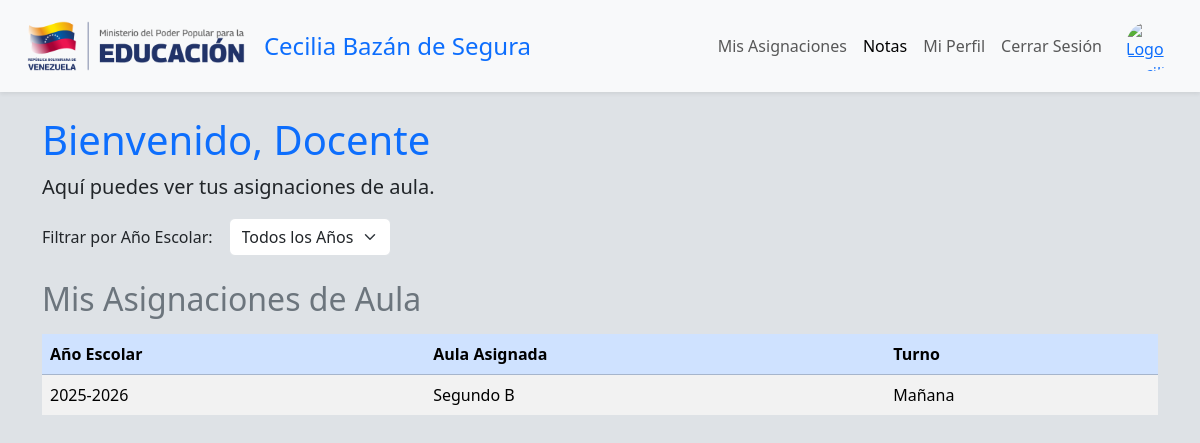
/dashboard_docente.php (signed in), run on the app's committed database.
### tables this page shows
CREATE TABLE `asignaciones_aula` (
  `id` int(11) NOT NULL,
  `anio_escolar_id` int(11) NOT NULL,
  `nombre_aula` varchar(100) NOT NULL,
  `turno` enum('Mañana','Tarde','Noche') NOT NULL,
  `docente_id` int(11) NOT NULL,
  `activo` tinyint(1) DEFAULT 1,
  `fecha_creacion` timestamp NOT NULL DEFAULT current_timestamp()
);

CREATE TABLE `anios_escolares` (
  `id` int(11) NOT NULL,
  `nombre` varchar(50) NOT NULL,
  `fecha_inicio` date DEFAULT NULL,
  `fecha_fin` date DEFAULT NULL,
  `activo` tinyint(1) DEFAULT 1,
  `fecha_creacion` timestamp NOT NULL DEFAULT current_timestamp()
);

### dashboard_docente.php (the view, shortened to what this page needs)
<?php
require_once 'includes/db.php';
$docente_id = $_SESSION['user_id'];
$docente_nombre = $_SESSION['nombre'] ?? 'Docente';
$docente_apellido = $_SESSION['apellido'] ?? '';
$asignaciones = [];
try {
    $sqlAsignaciones = "
        SELECT
            aa.id,
            ae.nombre AS anio_nombre,
            aa.nombre_aula,
            aa.turno,
            aa.activo
        FROM
            asignaciones_aula aa
        JOIN
            anios_escolares ae ON aa.anio_escolar_id = ae.id
        WHERE
            aa.docente_id = :docente_id
    ";
    $paramsAsignaciones = [':docente_id' => $docente_id];
    $sqlAsignaciones .= " AND aa.activo = 1 AND ae.activo = 1";
    $sqlAsignaciones .= " ORDER BY ae.nombre DESC, aa.nombre_aula, aa.turno";
    $stmtAsignaciones = $pdo->prepare($sqlAsignaciones);
    $stmtAsignaciones->execute($paramsAsignaciones);
    $asignaciones = $stmtAsignaciones->fetchAll();
} catch (PDOException $e) {
    $message = "Error al cargar tus asignaciones: " . $e->getMessage();
    $message_type = 'danger';
}
?>
<!DOCTYPE html>
<html lang="es">
<head>
    <link rel="stylesheet" href="bootstrap-5.3.2-dist/css/bootstrap.min.css">
    <link rel="stylesheet" href="css/PlantillaCss.css">
    <link rel="stylesheet" href="https://cdnjs.cloudflare.com/ajax/libs/font-awesome/6.0.0-beta3/css/all.min.css">
</head>
<body>
    <header class="container-fluid bg-light shadow-sm py-2">
        <nav class="navbar navbar-expand-lg navbar-light bg-light">
            <div class="container-fluid">
                <a class="navbar-brand d-flex align-items-center" href="dashboard_docente.php">
                    <img src="img/MPPEducacion.png" alt="Institución Bolivariana" class="img-fluid" style="max-height: 50px;" />
                    <span class="ms-3 h4 mb-0 text-primary d-none d-md-block">Cecilia Bazán de Segura</span>
                </a>
                <div class="collapse navbar-collapse justify-content-end" id="navbarNav">
                   <ul class="navbar-nav">
                        <li class="nav-item">
                            <a class="nav-link" href="dashboard_docente.php">Mis Asignaciones</a>
                        </li>
                        <li class="nav-item">
                            <a class="nav-link active" aria-current="page" href="gestion_notas.php">Notas</a>
                        </li>
                        <li class="nav-item">
                            <a class="nav-link" href="perfil_docente.php">Mi Perfil</a> </li>
                        <li class="nav-item">
                            <a class="nav-link" href="logout.php">Cerrar Sesión</a>
                        </li>
                    </ul>
                </div>
                <a class="d-none d-lg-block ms-3" href="#">
                    <div class="circle" style="width: 50px; height: 50px; overflow: hidden; border-radius: 50%;">
                        <img src="img/LogoCeciliaBazanSegura.png" alt="Logo Cecilia Bazán Segura" class="img-fluid" />
                    </div>
                </a>
            </div>
        </nav>
    </header>
    <main class="container my-4">
        <h1 class="text-primary">Bienvenido, <?php echo htmlspecialchars($docente_nombre . ' ' . $docente_apellido); ?></h1>
        <p class="lead">Aquí puedes ver tus asignaciones de aula.</p>
        <div class="mb-4">
            <form action="dashboard_docente.php" method="GET" class="row g-3 align-items-center">
                <div class="col-auto">
                    <label for="filterAnio" class="col-form-label">Filtrar por Año Escolar:</label>
                </div>
                <div class="col-auto">
                    <select class="form-select" id="filterAnio" name="anio_id" onchange="this.form.submit()">
                        <option value="">Todos los Años</option>
                    </select>
                </div>
            </form>
        </div>
        <h2 class="text-secondary mb-3">Mis Asignaciones de Aula</h2>
        <div class="table-responsive">
            <table class="table table-striped table-hover align-middle">
                <thead class="table-primary">
                    <tr>
                        <th>Año Escolar</th>
                        <th>Aula Asignada</th>
                        <th>Turno</th>
                    </tr>
                </thead>
                <tbody>
                    <?php if (count($asignaciones) > 0): ?>
                        <?php foreach ($asignaciones as $asignacion): ?>
                            <tr>
                                <td><?php echo htmlspecialchars($asignacion['anio_nombre']); ?></td>
                                <td><?php echo htmlspecialchars($asignacion['nombre_aula']); ?></td>
                                <td><?php echo htmlspecialchars($asignacion['turno']); ?></td>
                            </tr>
                        <?php endforeach; ?>
                    <?php else: ?>
                        <tr>
                            <td colspan="3" class="text-center text-muted">No tienes asignaciones de aula activas.</td>
                        </tr>
                    <?php endif; ?>
                </tbody>
            </table>
        </div>
    </main>
</body>
</html>

### Css/PlantillaCss.css (style rules this page uses)
body { background-color: #dee2e6; }
header { background-color: #172b4d; color: white; padding: 20px; }
.circle { width: 80%; height: 80%; border-radius: 50%; overflow: hidden; }
.circle img { width: 100%; height: auto; display: block; }

### data on the page
asignaciones_aula: anio_escolar.nombre "2025-2026", nombre_aula "Segundo B", turno "Mañana"

### other printed values
$docente_nombre . ' ' . $docente_apellido "Docente"
